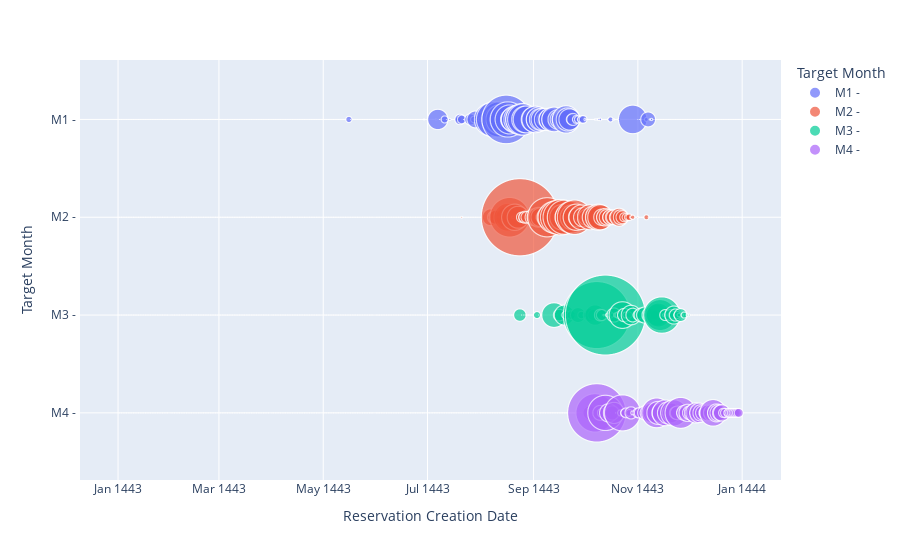

The notebook cell saved with this chart:
### Code cell
import plotly.express as px

fig = px.scatter(df42, x="Reservation Creation Date", y='Target Month',
	         size="#Rooms", color='Target Month',
                 hover_name='Target Month', log_x=False, size_max=80)
fig.show()

### Figure 1 — Plotly figure (JSON) as saved in the notebook; plotly's stock layout.template omitted (floating-point values rounded to 4 significant figures; data arrays with more than 128 entries replaced by an {"elided": "..."} marker saying what was removed)
{"data": [{"hovertemplate": "<b>%{hovertext}</b><br><br>Target Month=%{y}<br>Reservation Creation Date=%{x}<br>#Rooms=%{marker.size}<extra></extra>", "hovertext": {"elided": "355 str values"}, "legendgroup": "M1 - ", "marker": {"color": "#636efa", "size": {"elided": "355 int values"}, "sizemode": "area", "sizeref": 1.576, "symbol": "circle"}, "mode": "markers", "name": "M1 - ", "showlegend": true, "type": "scattergl", "x": {"elided": "355 str values"}, "xaxis": "x", "y": {"elided": "355 str values"}, "yaxis": "y"}, {"hovertemplate": "<b>%{hovertext}</b><br><br>Target Month=%{y}<br>Reservation Creation Date=%{x}<br>#Rooms=%{marker.size}<extra></extra>", "hovertext": {"elided": "355 str values"}, "legendgroup": "M2 - ", "marker": {"color": "#EF553B", "size": {"elided": "355 int values"}, "sizemode": "area", "sizeref": 1.576, "symbol": "circle"}, "mode": "markers", "name": "M2 - ", "showlegend": true, "type": "scattergl", "x": {"elided": "355 str values"}, "xaxis": "x", "y": {"elided": "355 str values"}, "yaxis": "y"}, {"hovertemplate": "<b>%{hovertext}</b><br><br>Target Month=%{y}<br>Reservation Creation Date=%{x}<br>#Rooms=%{marker.size}<extra></extra>", "hovertext": {"elided": "355 str values"}, "legendgroup": "M3 - ", "marker": {"color": "#00cc96", "size": {"elided": "355 int values"}, "sizemode": "area", "sizeref": 1.576, "symbol": "circle"}, "mode": "markers", "name": "M3 - ", "showlegend": true, "type": "scattergl", "x": {"elided": "355 str values"}, "xaxis": "x", "y": {"elided": "355 str values"}, "yaxis": "y"}, {"hovertemplate": "<b>%{hovertext}</b><br><br>Target Month=%{y}<br>Reservation Creation Date=%{x}<br>#Rooms=%{marker.size}<extra></extra>", "hovertext": {"elided": "355 str values"}, "legendgroup": "M4 - ", "marker": {"color": "#ab63fa", "size": {"elided": "355 int values"}, "sizemode": "area", "sizeref": 1.576, "symbol": "circle"}, "mode": "markers", "name": "M4 - ", "showlegend": true, "type": "scattergl", "x": {"elided": "355 str values"}, "xaxis": "x", "y": {"elided": "355 str values"}, "yaxis": "y"}], "layout": {"legend": {"itemsizing": "constant", "title": {"text": "Target Month"}, "tracegroupgap": 0}, "margin": {"t": 60}, "xaxis": {"anchor": "y", "domain": [0, 1], "title": {"text": "Reservation Creation Date"}}, "yaxis": {"anchor": "x", "categoryarray": ["M4 - ", "M3 - ", "M2 - ", "M1 - "], "categoryorder": "array", "domain": [0, 1], "title": {"text": "Target Month"}}}}
